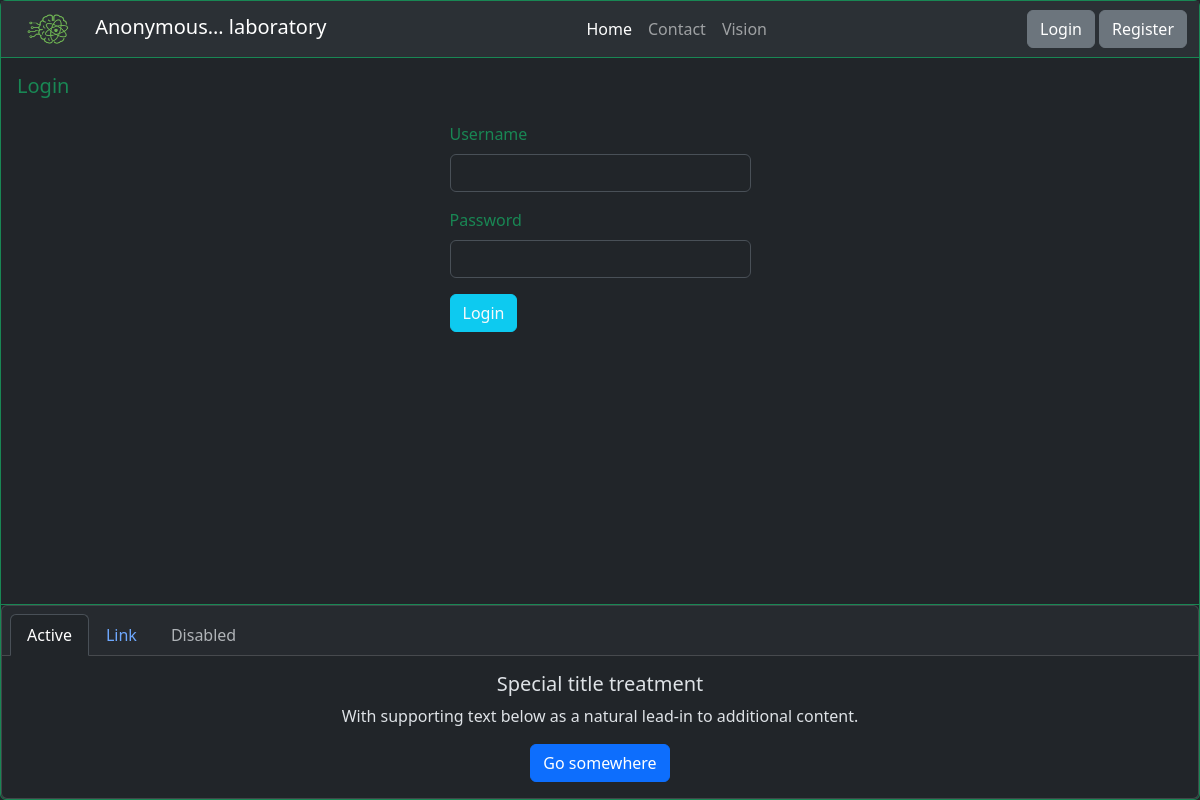
Page /login/ on the committed database.
### fotoblog/models.py (models this page shows)
class PageLogo(models.Model):
    img = models.FileField(upload_to="page_logo/")

class BaseModel(models.Model):
    title = models.CharField(max_length=100, blank=False, null=False)
    slug = AutoSlugField(populate_from="title")
    content = models.TextField(blank=True, null=True)
    img = models.FileField(upload_to="page_img/")
    is_active = models.BooleanField(default=True)
    class Meta:
        abstract = True

class Page(BaseModel):
    def __str__(self):
        return self.title

### fotoblog/views.py (the view, shortened to what this page needs)
# urls.py: path("", page_views, name="home_views"),
def page_views(request,
               page_slug=None,
               post_slug=None,
               post_detail_slug=None,
               post_id=None):
    if post_id:
        return post_detail_views(request, post_id)
    if post_slug:
        return post_share(request, post_slug)
    if page_slug == "login":
        return login_views(request)

### fotoblog/context_processor/global_db.py (called while the page is built)
def nav_fb_pages(request):
    if request.user.is_authenticated:
        if request.user.is_superuser:
            fb_pages = Page.objects.filter(is_active=True)
        elif request.user.is_active:
            fb_pages = Page.objects.filter(is_active=True).exclude(
                slug="add-page")
        else:
            fb_pages = Page.objects.filter(
                slug__in=["home", "contact", "vision", "favorites"],
                is_active=True).order_by("id")
    else:
        fb_pages = Page.objects.filter(slug__in=["home", "contact", "vision"],
                                    is_active=True).order_by("id")
    return dict(g_fb_pages=fb_pages, )

def global_logo(request):
    page_logo = PageLogo.objects.all().first()
    return dict(page_logo=page_logo, )

### fotoblog/views.py (called while the page is built, shortened)
def login_views(request):
    title = "Login"
    context = dict(page_title=title, )
    return render(request, "fb_pages/login-page.html", context)

### securityControl/context_processor/global_db.py (called while the page is built)
def global_sc_pages(request):
  g_sc_pages = Page.objects.filter(is_active=True)
  context = dict(sc_pages=g_sc_pages, )
  return context

### fotoblog/templates/fb_pages/login-page.html (shortened to what this page needs)
{% extends 'core/base.html' %}
{% block content %}
<div class="card border-success m-0 d-flex flex-column min-vh-100" name="viewport" content="width=device-width" data-bs-theme="dark">
  <div class="card-header bg-transparent border-success m-0 p-0">
    {% include 'components/navbar.html' %}
  </div>
  <div class="card-body text-success">
    <h5 class="card-title">{{ page_title }}</h5>
    <div class="container p-3 w-100" style="max-width: 333px;">
        <form action="#" method="post">
        <div class="mb-3">
            <label for="usernameID" class="form-label">Username</label>
        <input type="text" name="username" id="usernameID" class="form-control">
        </div>
        <div class="mb-3">
            <label for="passwordID" class="form-label">Password</label>
            <input type="password" name="password" id="passwordID" class="form-control">
        </div>
        <button type="submit" class="btn btn-info text-light">Login</button>
    </form>
    </div>
  </div>
  {% block footer %}
  <div class="card-footer bg-transparent border-success m-0 p-0">
{% include 'components/footer.html' %}
</div>
{% endblock footer %}
</div>
{% endblock content %}

### fotoblog/templates/components/navbar.html (shortened to what this page needs)
<nav class="navbar navbar-expand-lg bg-body-tertiary" data-bs-theme="dark">
  <div class="container-fluid">
    <a class="navbar-brand m-0 p-0" href="{% url 'fotoblog:home_views' %}">
      <img src="{{ page_logo.img.url }}" class="m-0 p-0" style="width:77px;height:33px;" alt=""> {{ request.user|truncatechars:10 }} laboratory
    </a>
    <div class="collapse navbar-collapse" id="navbarNavAltMarkup">
      <div class="navbar-nav mx-auto">
        {% if g_fb_pages %}
        {% for g_page in g_fb_pages %}
        <a class="nav-link {% if forloop.first %}active{% endif %}" aria-current="page" href="{% url 'fotoblog:page_views' page_slug=g_page.slug %}">{{ g_page.title }}</a>
        {% endfor %}
        {% endif %}
      </div>
      {% if request.user.is_authenticated %}
      <a href="/logout/" class="btn btn-secondary text-decoration-none ">Logout | {{ request.user.username }}</a>
      <a href="/admin/" target="_blank" class="btn btn-secondary text-decoration-none ms-1 ">Admin Panel</a>
      {% else %}
      <a href="/login/" class="btn btn-secondary text-decoration-none ">Login</a>
      <a href="/register/" class="btn btn-secondary text-decoration-none ms-1 ">Register</a>
      {% endif %}
    </div>
  </div>
</nav>

### rows in the picture
PageLogo: img (picture)
Page: title "Home"
Page: title "Contact"
Page: title "Vision"

### other values in the picture
{{ request.user|truncatechars:10 }} "Anonymous…"
{{ page_title }} "Login"
